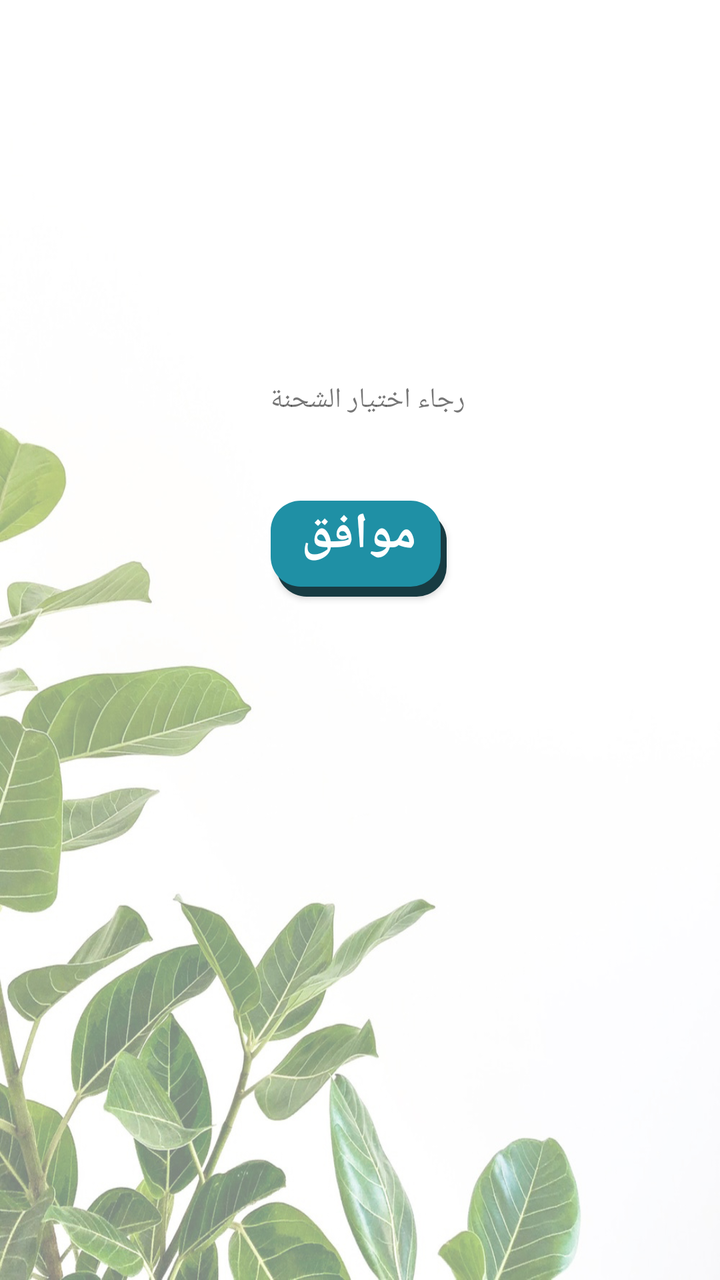
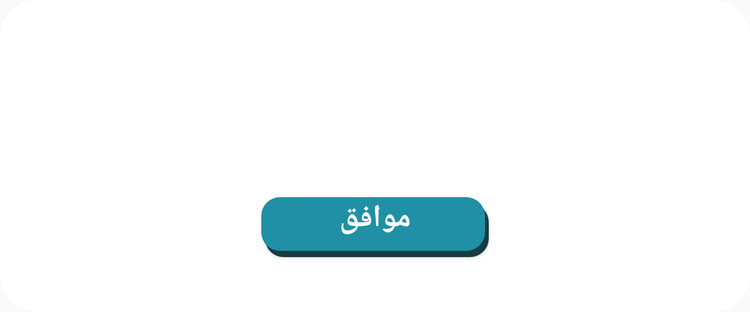

An Android layout and its configuration variant, each rendered on a device that would load it. The default file and the variant file are quoted in full after the pictures.
<!-- AndroidManifest.xml: application theme AppTheme.NoActionBar -->
<!-- res/layout/alertdialog.xml -->
<?xml version="1.0" encoding="utf-8"?>
<android.support.constraint.ConstraintLayout
    xmlns:android="http://schemas.android.com/apk/res/android"
    xmlns:app="http://schemas.android.com/apk/res-auto"
    xmlns:tools="http://schemas.android.com/tools"
    android:layout_width="match_parent"
    android:background="@drawable/h2"
    android:layout_height="match_parent">

    <ImageView
        android:id="@+id/imageView2"
        android:layout_width="100dp"
        android:layout_height="100dp"
        android:layout_marginStart="8dp"
        android:layout_marginLeft="8dp"
        android:layout_marginTop="8dp"
        android:layout_marginEnd="8dp"
        android:layout_marginRight="8dp"
        android:layout_marginBottom="8dp"
        app:layout_constraintBottom_toBottomOf="parent"
        app:layout_constraintEnd_toEndOf="parent"
        app:layout_constraintHorizontal_bias="0.498"
        app:layout_constraintStart_toStartOf="parent"
        app:layout_constraintTop_toTopOf="parent"
        app:layout_constraintVertical_bias="0.016"
        app:srcCompat="@drawable/alert" />

    <TextView
        android:id="@+id/textView4"
        android:layout_width="wrap_content"
        android:layout_height="wrap_content"
        android:layout_marginStart="8dp"
        android:layout_marginLeft="8dp"
        android:layout_marginTop="8dp"
        android:layout_marginEnd="8dp"
        android:layout_marginRight="8dp"
        android:layout_marginBottom="8dp"
        android:text="رجاء اختيار الشحنة"
        android:gravity="center"
        app:layout_constraintBottom_toBottomOf="parent"
        app:layout_constraintEnd_toEndOf="parent"
        app:layout_constraintHorizontal_bias="0.515"
        app:layout_constraintStart_toStartOf="parent"
        app:layout_constraintTop_toBottomOf="@+id/imageView2"
        app:layout_constraintVertical_bias="0.135" />

    <Button
        android:id="@+id/btnalert"
        android:layout_width="wrap_content"
        android:layout_height="wrap_content"
        android:layout_marginStart="8dp"
        android:layout_marginLeft="8dp"
        android:layout_marginTop="8dp"
        android:layout_marginEnd="8dp"
        android:layout_marginRight="8dp"
        android:layout_marginBottom="8dp"
        android:gravity="center_horizontal"
        android:background="@drawable/btnshadow"
        android:text="موافق"
        android:fontFamily="@font/droid"
        android:onClick="alert"
        android:textColor="#fff"
        android:textSize="25dp"
        android:textStyle="bold"
        android:textAlignment="center"
        app:layout_constraintBottom_toBottomOf="parent"
        app:layout_constraintEnd_toEndOf="parent"
        app:layout_constraintHorizontal_bias="0.498"
        app:layout_constraintStart_toStartOf="parent"
        app:layout_constraintTop_toBottomOf="@+id/textView4"
        app:layout_constraintVertical_bias="0.09" />
</android.support.constraint.ConstraintLayout>
<!-- resources referenced by this layout -->
<resources>
  <!-- drawable btnshadow (drawable) -->
  <?xml version="1.0" encoding="utf-8"?>
  <layer-list xmlns:android="http://schemas.android.com/apk/res/android">
  
      
      <item
          android:left="3dp"
          android:top="5dp">
          <shape>
              <solid android:color="#FF183B42" />
              <corners android:radius="15dp" />
          </shape>
      </item>
  
      
      <item
          android:bottom="5dp"
          android:right="3dp">
          <shape>
              <solid android:color="#1f90a5" />
              <corners android:radius="15dp" />
          </shape>
      </item>
  
  </layer-list>
  <!-- drawable h2: jpg bitmap (drawable, 212532 bytes) -->
  <!-- from res/values-v21/ -->
  <style name="AppTheme.NoActionBar">
          <item name="windowActionBar">false</item>
          <item name="windowNoTitle">true</item>
          <item name="android:statusBarColor">@android:color/transparent</item>
      </style>
</resources>
<!-- res/layout-sw600dp/alertdialog.xml (the repository's variant of the layout above) -->
<!-- drawn on a 7-inch tablet held upright -->
<?xml version="1.0" encoding="utf-8"?>
<android.support.constraint.ConstraintLayout
    xmlns:android="http://schemas.android.com/apk/res/android"
    xmlns:app="http://schemas.android.com/apk/res-auto"
    xmlns:tools="http://schemas.android.com/tools"
    android:layout_width="match_parent"
    android:background="@drawable/dialog"
    android:layout_height="250dp">

    <ImageView
        android:id="@+id/imageView2"
        android:layout_width="50dp"
        android:layout_height="50dp"
        android:layout_marginStart="8dp"
        android:layout_marginLeft="8dp"
        android:layout_marginTop="44dp"
        android:layout_marginEnd="8dp"
        android:layout_marginRight="8dp"
        android:layout_marginBottom="8dp"
        app:layout_constraintBottom_toBottomOf="parent"
        app:layout_constraintEnd_toEndOf="parent"
        app:layout_constraintHorizontal_bias="0.143"
        app:layout_constraintStart_toEndOf="@+id/detailspopup"
        app:layout_constraintTop_toTopOf="parent"
        app:layout_constraintVertical_bias="0.108"
        app:srcCompat="@drawable/alert" />

    <TextView
        android:id="@+id/detailspopup"
        android:layout_width="320dp"
        android:layout_height="wrap_content"
        android:layout_marginStart="108dp"
        android:layout_marginLeft="108dp"
        android:layout_marginTop="44dp"
        android:layout_marginEnd="8dp"
        android:layout_marginRight="8dp"
        android:layout_marginBottom="8dp"
        android:fontFamily="@font/droid"
        android:gravity="right"
        android:text=""
        android:textColor="#000"
        android:textSize="30dp"
        android:textStyle="bold"
        app:layout_constraintBottom_toTopOf="@+id/btnalert"
        app:layout_constraintEnd_toEndOf="parent"
        app:layout_constraintHorizontal_bias="0.107"
        app:layout_constraintStart_toStartOf="parent"
        app:layout_constraintTop_toTopOf="parent"
        app:layout_constraintVertical_bias="0.272" />

    <Button
        android:id="@+id/btnalert"
        android:layout_width="182dp"
        android:layout_height="wrap_content"
        android:layout_marginStart="8dp"
        android:layout_marginLeft="8dp"
        android:layout_marginTop="150dp"
        android:layout_marginEnd="8dp"
        android:layout_marginRight="8dp"
        android:layout_marginBottom="8dp"
        android:background="@drawable/btnshadow"
        android:fontFamily="@font/droid"
        android:gravity="center_horizontal"
        android:onClick="alert"
        android:text="موافق"
        android:textAlignment="center"
        android:textColor="#fff"
        android:textSize="25dp"
        android:textStyle="bold"
        app:layout_constraintBottom_toBottomOf="parent"
        app:layout_constraintEnd_toEndOf="parent"
        app:layout_constraintStart_toStartOf="parent"
        app:layout_constraintTop_toTopOf="parent"
        app:layout_constraintVertical_bias="0.0" />
</android.support.constraint.ConstraintLayout>
<!-- resources referenced by the variant -->
<!-- as a 7-inch tablet held upright resolves them -->
<resources>
  <!-- drawable btnshadow (drawable) -->
  <?xml version="1.0" encoding="utf-8"?>
  <layer-list xmlns:android="http://schemas.android.com/apk/res/android">
  
      
      <item
          android:left="3dp"
          android:top="5dp">
          <shape>
              <solid android:color="#FF183B42" />
              <corners android:radius="15dp" />
          </shape>
      </item>
  
      
      <item
          android:bottom="5dp"
          android:right="3dp">
          <shape>
              <solid android:color="#1f90a5" />
              <corners android:radius="15dp" />
          </shape>
      </item>
  
  </layer-list>
  <!-- drawable dialog (drawable) -->
  <?xml version="1.0" encoding="utf-8"?>
  <shape xmlns:android="http://schemas.android.com/apk/res/android">
      <solid
          android:color="#fff"/>
      <corners
          android:radius="30dp" />
      <padding
          android:left="8dp"
          android:top="8dp"
          android:right="8dp"
          android:bottom="8dp" />
  </shape>
  <!-- from res/values-v21/ -->
  <style name="AppTheme.NoActionBar">
          <item name="windowActionBar">false</item>
          <item name="windowNoTitle">true</item>
          <item name="android:statusBarColor">@android:color/transparent</item>
      </style>
</resources>
